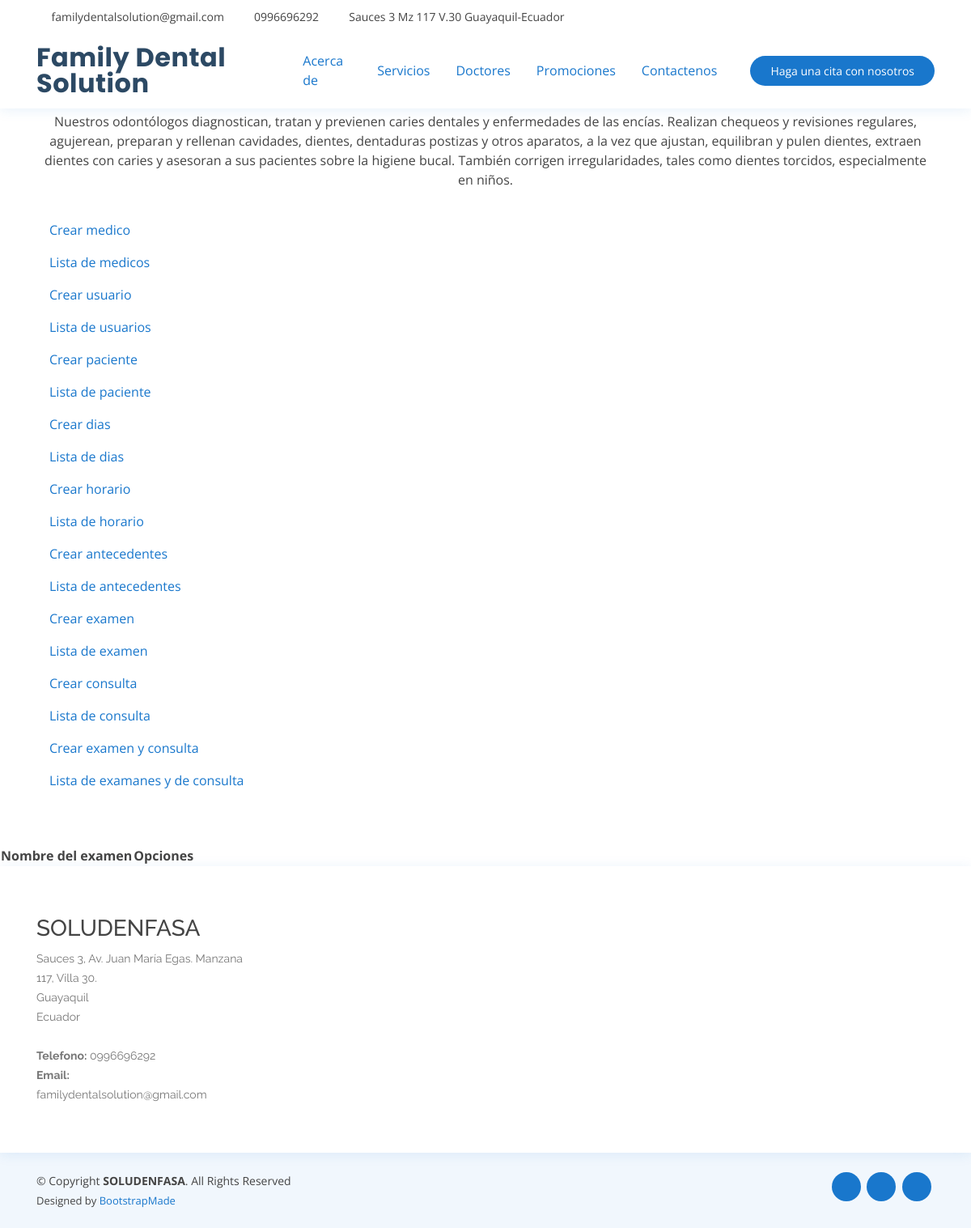
The page /medicos/examen/ on the database as committed earlier.
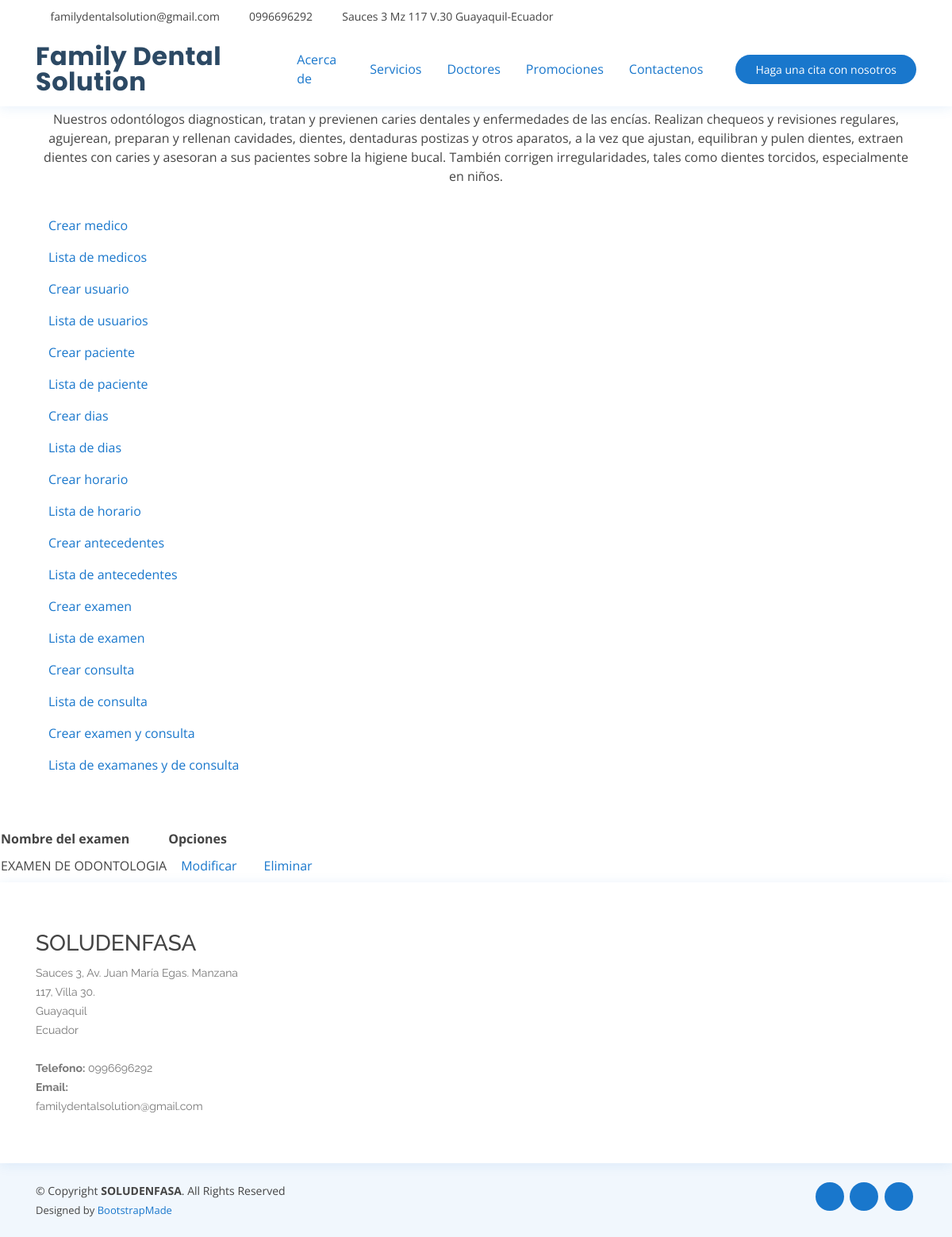
The same page on the database as committed later.
### medicos/models.py (models this page shows, shortened)
class Examen(models.Model):
    nombre_examen = models.CharField(max_length=200)
    created = models.DateTimeField(auto_now_add=True)
    updated = models.DateTimeField(auto_now=True)
    class Meta:
        db_table = "tr_examen"
        verbose_name = "examen"
        verbose_name_plural = "examenes"

### medicos/views.py (the view)
# urls.py: path('examen/', views.consultarexamen, name="examen"),
def consultarexamen(request, plantilla="consultarexamen.html"):
    examen = Examen.objects.all()
    data = {
        'examen':examen
    }
    return render(request, plantilla, data)

### medicos/templates/consultarexamen.html
{% extends "crearexamen.html" %}
{% load static %}
{% block content %}
    <table>
        <tr>
            <th>Nombre del examen</th>
            <th>Opciones</th>
        </tr>
        {% for p in examen %}
        <tr>
            <td>{{ p.nombre_examen }}</td>
            <td><a class="nav-link" href="{% url 'modificarexamen' p.id %}">Modificar</a></td>
            <td><a class="nav-link" href="{% url 'eliminarexamen' p.id %}">Eliminar</a></td>
        </tr>
         {% endfor %}
    </table>
  {% endblock %}

Rows that differ between the two databases and show on the page:
added Examen: nombre_examen "EXAMEN DE ODONTOLOGIA"
